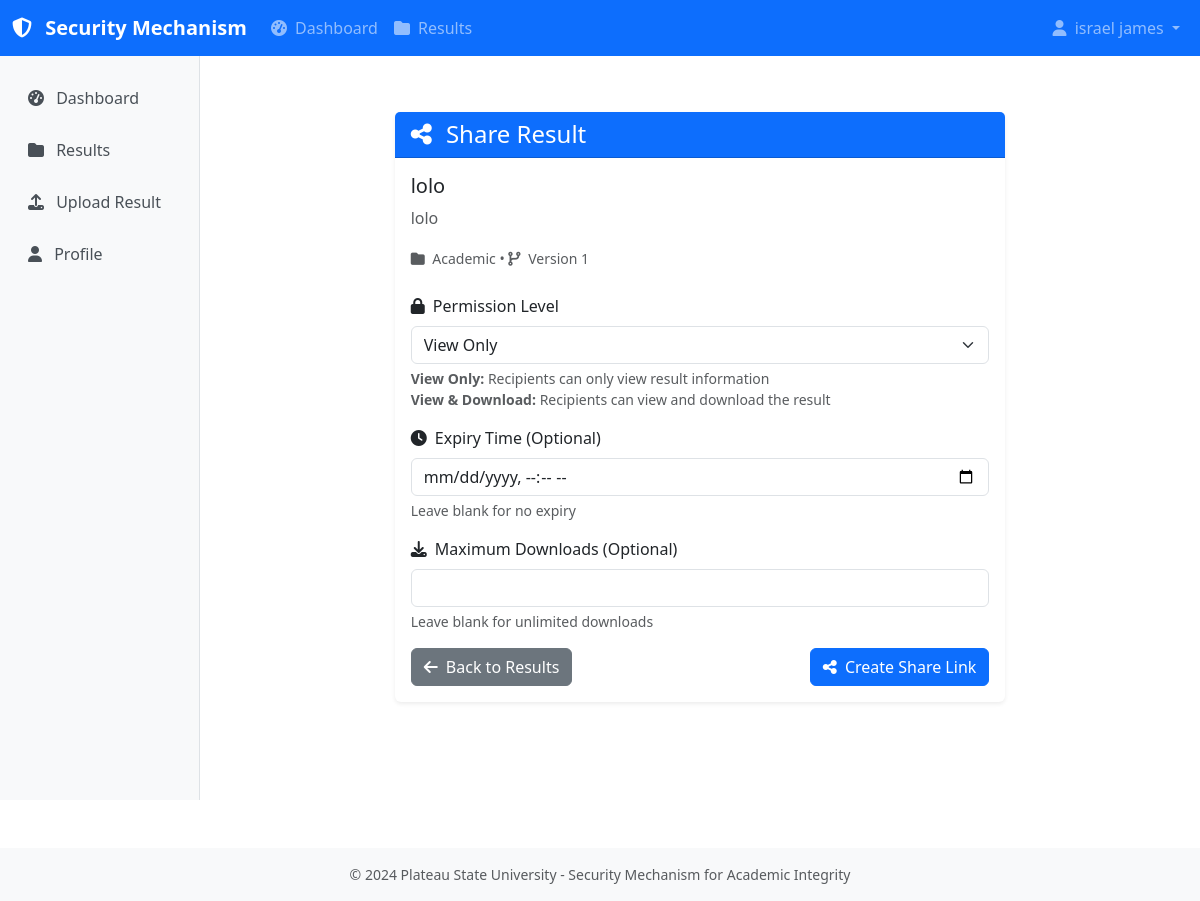
/documents/share/8/ (signed in), run on the app's committed database.
### documents/models.py (models this page shows, shortened)
class Document(models.Model):
    CATEGORY_CHOICES = [
        ("academic", "Academic"),
        ("research", "Research"),
        ("personal", "Personal"),
        ("administrative", "Administrative"),
    ]
    title = models.CharField(max_length=255)
    description = models.TextField(blank=True)
    owner = models.ForeignKey(
        settings.AUTH_USER_MODEL,
        on_delete=models.CASCADE,
        related_name="documents",
    )
    category = models.CharField(
        max_length=50,
        choices=CATEGORY_CHOICES,
        default="academic",
    )
    encryption_key = models.ForeignKey(
        EncryptionKey,
        on_delete=models.PROTECT,
        null=True,
        blank=True,
        help_text="Encryption key used for this document"
    )
    is_deleted = models.BooleanField(default=False)
    deleted_at = models.DateTimeField(null=True, blank=True)
    created_at = models.DateTimeField(auto_now_add=True)
    updated_at = models.DateTimeField(auto_now=True)
    class Meta:
        ordering = ["-created_at"]
        indexes = [
            models.Index(fields=['owner', 'is_deleted']),
            models.Index(fields=['category', 'created_at']),
        ]
    def get_latest_version(self):
        return self.versions.order_by('-version_number').first()

class DocumentVersion(models.Model):
    document = models.ForeignKey(
        Document,
        on_delete=models.CASCADE,
        related_name="versions",
    )
    version_number = models.PositiveIntegerField()
    encrypted_file = models.FileField(upload_to="documents/encrypted/")
    original_filename = models.CharField(max_length=255)
    checksum = models.CharField(max_length=128)
    file_size = models.PositiveBigIntegerField()
    integrity_check = models.ForeignKey(
        IntegrityCheck,
        on_delete=models.SET_NULL,
        null=True,
        blank=True,
        help_text="Integrity check result for this version"
    )
    created_at = models.DateTimeField(auto_now_add=True)
    class Meta:
        ordering = ["-version_number"]
        unique_together = ("document", "version_number")
        indexes = [
            models.Index(fields=['document', 'version_number']),
        ]

class DocumentShare(models.Model):
    PERMISSION_CHOICES = [
        ('view', 'View Only'),
        ('download', 'View & Download'),
    ]
    id = models.UUIDField(primary_key=True, default=uuid.uuid4, editable=False)
    document = models.ForeignKey(
        Document,
        on_delete=models.CASCADE,
        related_name="shares",
    )
    shared_by = models.ForeignKey(
        User,
        on_delete=models.CASCADE,
        related_name="shared_documents",
    )
    share_token = models.CharField(
        max_length=64,
        unique=True,
        help_text="Secure token for accessing shared document"
    )
    permission = models.CharField(
        max_length=20,
        choices=PERMISSION_CHOICES,
        default='view',
        help_text="Permission level for shared access"
    )
    expires_at = models.DateTimeField(
        null=True,
        blank=True,
        help_text="When the share link expires (null for no expiry)"
    )
    max_downloads = models.PositiveIntegerField(
        null=True,
        blank=True,
        help_text="Maximum number of downloads allowed (null for unlimited)"
    )
    download_count = models.PositiveIntegerField(
        default=0,
        help_text="Number of times the document has been downloaded"
    )
    is_active = models.BooleanField(
        default=True,
        help_text="Whether the share link is active"
    )
    created_at = models.DateTimeField(auto_now_add=True)
    updated_at = models.DateTimeField(auto_now=True)
    class Meta:
        ordering = ['-created_at']
        indexes = [
            models.Index(fields=['share_token']),
            models.Index(fields=['document', 'is_active']),
            models.Index(fields=['expires_at']),
        ]

### documents/views.py (the view)
# urls.py: path('share/<int:pk>/', views.share_document, name='share_document'),
@login_required
def share_document(request, pk):
    document = get_object_or_404(Document, pk=pk, is_deleted=False)
    if document.owner != request.user:
        messages.error(request, 'You do not have permission to share this document.')
        return redirect('document_list')
    if request.method == 'POST':
        form = DocumentShareForm(request.POST)
        if form.is_valid():
            share = DocumentShare.create_share(
                document=document,
                shared_by=request.user,
                permission=form.cleaned_data['permission'],
                expires_at=form.cleaned_data['expires_at'],
                max_downloads=form.cleaned_data['max_downloads']
            )
            AuditLog.log_event(
                user=request.user,
                event_type='file_share',
                description=f"Shared document: {document.title} ({share.get_permission_display()})",
                resource_type='document',
                resource_id=str(document.pk),
                ip_address=request.META.get('REMOTE_ADDR'),
                user_agent=request.META.get('HTTP_USER_AGENT', ''),
                session_key=request.session.session_key or '',
                metadata={
                    'share_id': str(share.id),
                    'share_token': share.share_token,
                    'permission': share.permission,
                    'expires_at': share.expires_at.isoformat() if share.expires_at else None,
                    'max_downloads': share.max_downloads
                }
            )
            share_url = share.get_share_url(request)
            messages.success(request, f'Document shared successfully! Share URL: {share_url}')
            return redirect('document_list')
    else:
        form = DocumentShareForm()
    return render(request, 'documents/share_document.html', {
        'document': document,
        'form': form
    })

### documents/forms.py (shortened to what this page needs)
class DocumentShareForm(forms.ModelForm):
    expires_at = forms.DateTimeField(
        required=False,
        widget=forms.DateTimeInput(attrs={
            'class': 'form-control',
            'type': 'datetime-local'
        }),
        help_text="When should this share link expire? (leave blank for no expiry)"
    )
    max_downloads = forms.IntegerField(
        required=False,
        min_value=1,
        widget=forms.NumberInput(attrs={'class': 'form-control'}),
        help_text="Maximum number of downloads allowed (leave blank for unlimited)"
    )
    class Meta:
        model = DocumentShare
        fields = ['permission', 'expires_at', 'max_downloads']
        widgets = {
            'permission': forms.Select(attrs={'class': 'form-select'}),
        }
    def __init__(self, *args, **kwargs):
        super().__init__(*args, **kwargs)
        self.fields['permission'].choices = DocumentShare.PERMISSION_CHOICES
        self.fields['expires_at'].widget.attrs['min'] = timezone.now().strftime('%Y-%m-%dT%H:%M')

### documents/templates/documents/share_document.html (shortened to what this page needs)
{% extends 'base.html' %}
{% load static %}
{% block auth_content %}
<div class="container mt-4">
    <div class="row justify-content-center">
        <div class="col-md-8">
            <div class="card">
                <div class="card-header bg-primary text-white">
                    <h4 class="mb-0">
                        <i class="fas fa-share-alt me-2"></i>
                        Share Result
                    </h4>
                </div>
                <div class="card-body">
                    <div class="mb-4">
                        <h5>{{ document.title }}</h5>
                        <p class="text-muted">{{ document.description|default:"No description" }}</p>
                        <small class="text-muted">
                            <i class="fas fa-folder me-1"></i>
                            {{ document.get_category_display }} •
                            <i class="fas fa-code-branch me-1"></i>
                            Version {{ document.get_latest_version.version_number }}
                        </small>
                    </div>
                    <form method="post">
                        <div class="mb-3">
                            <label for="{{ form.permission.id_for_label }}" class="form-label">
                                <i class="fas fa-lock me-1"></i>
                                Permission Level
                            </label>
                            {{ form.permission }}
                            <div class="form-text">
                                <strong>View Only:</strong> Recipients can only view result information<br>
                                <strong>View & Download:</strong> Recipients can view and download the result
                            </div>
                        </div>
                        <div class="mb-3">
                            <label for="{{ form.expires_at.id_for_label }}" class="form-label">
                                <i class="fas fa-clock me-1"></i>
                                Expiry Time (Optional)
                            </label>
                            {{ form.expires_at }}
                            <div class="form-text">Leave blank for no expiry</div>
                        </div>
                        <div class="mb-3">
                            <label for="{{ form.max_downloads.id_for_label }}" class="form-label">
                                <i class="fas fa-download me-1"></i>
                                Maximum Downloads (Optional)
                            </label>
                            {{ form.max_downloads }}
                            <div class="form-text">Leave blank for unlimited downloads</div>
                        </div>
                        <div class="d-flex justify-content-between">
                            <a href="{% url 'document_list' %}" class="btn btn-secondary">
                                <i class="fas fa-arrow-left me-1"></i>
                                Back to Results
                            </a>
                            <button type="submit" class="btn btn-primary">
                                <i class="fas fa-share-alt me-1"></i>
                                Create Share Link
                            </button>
                        </div>
                    </form>
                </div>
            </div>
        </div>
    </div>
</div>
{% endblock %}

### templates/base.html (shortened to what this page needs)
<!DOCTYPE html>
<html lang="en">
<head>
    <link href="https://cdn.jsdelivr.net/npm/bootstrap@5.3.0/dist/css/bootstrap.min.css" rel="stylesheet">
    <link href="https://cdnjs.cloudflare.com/ajax/libs/font-awesome/6.4.0/css/all.min.css" rel="stylesheet">
</head>
<body>
    <nav class="navbar navbar-expand-lg navbar-dark bg-primary">
        <div class="container-fluid">
            <a class="navbar-brand" href="{% url 'dashboard' %}">
                <i class="fas fa-shield-alt me-2"></i>
                Security Mechanism
            </a>
            <div class="collapse navbar-collapse" id="navbarNav">
                <ul class="navbar-nav me-auto">
                    {% if user.is_authenticated %}
                        <li class="nav-item">
                            <a class="nav-link" href="{% url 'dashboard' %}">
                                <i class="fas fa-tachometer-alt me-1"></i>
                                Dashboard
                            </a>
                        </li>
                        <li class="nav-item">
                            <a class="nav-link" href="{% url 'document_list' %}">
                                <i class="fas fa-folder me-1"></i>
                                Results
                            </a>
                        </li>
                    {% endif %}
                </ul>
                <ul class="navbar-nav">
                    {% if user.is_authenticated %}
                        <li class="nav-item dropdown">
                            <a class="nav-link dropdown-toggle" href="#" role="button" data-bs-toggle="dropdown">
                                <i class="fas fa-user me-1"></i>
                                {{ user.get_full_name|default:user.username }}
                            </a>
                        </li>
                    {% endif %}
                </ul>
            </div>
        </div>
    </nav>
    {% if user.is_authenticated %}
    <div class="container-fluid">
        <div class="row">
            <nav class="col-md-3 col-lg-2 d-md-block sidebar collapse">
                <div class="position-sticky pt-3">
                    <ul class="nav flex-column">
                        <li class="nav-item">
                            <a class="nav-link" href="{% url 'dashboard' %}">
                                <i class="fas fa-tachometer-alt me-2"></i>
                                Dashboard
                            </a>
                        </li>
                        <li class="nav-item">
                            <a class="nav-link" href="{% url 'document_list' %}">
                                <i class="fas fa-folder me-2"></i>
                                Results
                            </a>
                        </li>
                        <li class="nav-item">
                            <a class="nav-link" href="{% url 'upload_document' %}">
                                <i class="fas fa-upload me-2"></i>
                                Upload Result
                            </a>
                        </li>
                        <li class="nav-item">
                            <a class="nav-link" href="{% url 'profile' %}">
                                <i class="fas fa-user me-2"></i>
                                Profile
                            </a>
                        </li>
                    </ul>
                </div>
            </nav>
            <main class="col-md-9 ms-sm-auto col-lg-10 px-md-4 main-content">
                {% block auth_content %}{% endblock %}
            </main>
        </div>
    </div>
    {% else %}
    <main class="container-fluid py-4">
        {% block content %}{% endblock %}
    </main>
    {% endif %}
    <footer class="bg-light text-center py-3 mt-5">
        <div class="container">
            <p class="text-muted small mb-0">
                &copy; 2024 Plateau State University - Security Mechanism for Academic Integrity
            </p>
        </div>
    </footer>
</body>
</html>

### templates/base.html (style rules this page uses)
.navbar-brand { font-weight: 600; }
.sidebar { min-height: calc(100vh - 56px); background-color: #f8f9fa; border-right: 1px solid #dee2e6; }
.sidebar .nav-link { color: #495057; padding: 0.75rem 1rem; border-radius: 0.25rem; margin: 0.125rem 0; }
.main-content { padding: 2rem; }
.card { border: none; box-shadow: 0 0.125rem 0.25rem rgba(0, 0, 0, 0.075); }
.btn { border-radius: 0.375rem; }
.form-control, .form-select { border-radius: 0.375rem; }

### data on the page
Document: title "lolo", description "lolo", category "Academic", get_latest_version.version_number "1"

### other printed values
{{ user.get_full_name|default:user.username }} "israel james"
